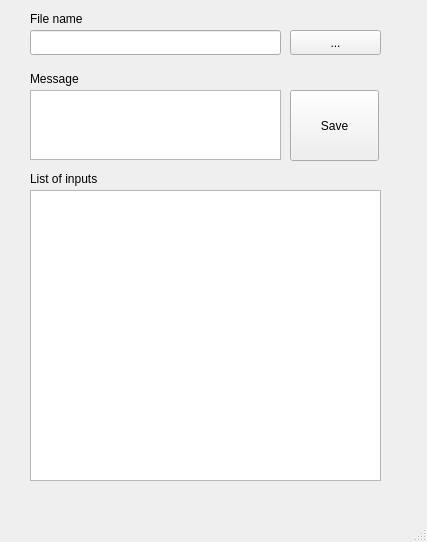
<?xml version="1.0" encoding="UTF-8"?>
<ui version="4.0">
 <class>Main_App</class>
 <widget class="QMainWindow" name="Main_App">
  <property name="geometry">
   <rect>
    <x>0</x>
    <y>0</y>
    <width>427</width>
    <height>542</height>
   </rect>
  </property>
  <property name="windowTitle">
   <string>SEC4_test</string>
  </property>
  <widget class="QWidget" name="centralwidget">
   <widget class="QLabel" name="file_name_label">
    <property name="geometry">
     <rect>
      <x>30</x>
      <y>10</y>
      <width>71</width>
      <height>17</height>
     </rect>
    </property>
    <property name="text">
     <string>File name</string>
    </property>
   </widget>
   <widget class="QLineEdit" name="file_name_lineEdit">
    <property name="geometry">
     <rect>
      <x>30</x>
      <y>30</y>
      <width>251</width>
      <height>25</height>
     </rect>
    </property>
   </widget>
   <widget class="QPushButton" name="file_name_button">
    <property name="geometry">
     <rect>
      <x>290</x>
      <y>30</y>
      <width>91</width>
      <height>25</height>
     </rect>
    </property>
    <property name="text">
     <string>...</string>
    </property>
   </widget>
   <widget class="QTextEdit" name="message_textEdit">
    <property name="geometry">
     <rect>
      <x>30</x>
      <y>90</y>
      <width>251</width>
      <height>70</height>
     </rect>
    </property>
   </widget>
   <widget class="QLabel" name="message_label">
    <property name="geometry">
     <rect>
      <x>30</x>
      <y>70</y>
      <width>67</width>
      <height>17</height>
     </rect>
    </property>
    <property name="text">
     <string>Message</string>
    </property>
   </widget>
   <widget class="QPushButton" name="save_button">
    <property name="geometry">
     <rect>
      <x>290</x>
      <y>90</y>
      <width>89</width>
      <height>71</height>
     </rect>
    </property>
    <property name="text">
     <string>Save</string>
    </property>
   </widget>
   <widget class="QTableView" name="tableView">
    <property name="geometry">
     <rect>
      <x>30</x>
      <y>190</y>
      <width>351</width>
      <height>291</height>
     </rect>
    </property>
   </widget>
   <widget class="QLabel" name="list_label">
    <property name="geometry">
     <rect>
      <x>30</x>
      <y>170</y>
      <width>121</width>
      <height>17</height>
     </rect>
    </property>
    <property name="text">
     <string>List of inputs</string>
    </property>
   </widget>
  </widget>
  <widget class="QMenuBar" name="menubar">
   <property name="geometry">
    <rect>
     <x>0</x>
     <y>0</y>
     <width>427</width>
     <height>22</height>
    </rect>
   </property>
  </widget>
  <widget class="QStatusBar" name="statusbar"/>
 </widget>
 <resources/>
 <connections/>
</ui>
